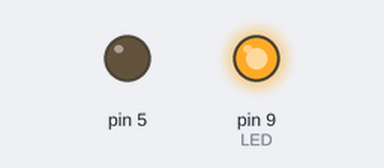
The sketch below on a simulated Arduino Uno, built with avr-gcc and run on an emulated ATmega328P. Parts: output pins drawn as LEDs (lit = HIGH). Storage starts empty; what the sketch prints to the serial monitor is not drawn.

Above: at 0.1 s.
Timing chart, 0 to 1.7 s (numbered marks = the images above):
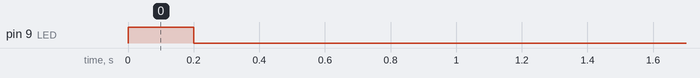

The sketch:

android_arduino_8266_prueba_deep_sleep.ino
```cpp
#include <SPI.h>
#include "SdFat.h"

// SD chip select pin
const uint8_t chipSelect = 10;
// file system
SdFat SD;
// test file
SdFile file;

#define LED             9
#define PULSADOR1       2

byte val1;
char str3[] = "archivo.txt";
unsigned long previousMillis = 0;

boolean enviar = false;

int cuenta = 0;
byte inByte;

char pass1[]="pepepepe";
char pass2[]="titotito";
char pass3[]="juanjuan";

void setup() {
  Serial.begin(115200);

  pinMode(LED,OUTPUT);
  pinMode(5, OUTPUT);
  pinMode(PULSADOR1,INPUT_PULLUP );

  digitalWrite(LED,HIGH);
  delay(200);
  digitalWrite(LED,LOW);

  digitalWrite(5,HIGH);
  delay(2);
  if (!SD.begin(chipSelect, SD_SCK_MHZ(50))) {
     digitalWrite(LED,HIGH);
  }

  //mySerial.println(F("Encendido"));

  // establecer seteos del módulo
  Serial.println(F("AT+CWMODE=3"));
  delay(500);
  Serial.println(F("AT+CWDHCP=2,1"));
  delay(500);
  Serial.println(F("AT+CIPMUX=1"));
  delay(500);
  Serial.print(F("AT+CWSAP="));
  Serial.write(34);
  Serial.print(F("linac"));
  Serial.write(34);    //comilla
  Serial.write(44);   //coma
  Serial.write(34);    //comilla
  Serial.print(pass1);        // esta es una de las contraseñas (MÍNIMO 8 CARACTERES!!!!), declaradas al principio
  Serial.write(34);    //comilla
  Serial.write(44);   //coma
  Serial.println(F("5,3"));
  delay(2000);
  Serial.println(F("ATE0"));  //deshabilita el eco local
  delay(500);


  // para probar consumo en modo deep-sleep
  Serial.println(F("AT+GSLP=10000"));


//while(1)
//  {
//    Serial.println(F("AT+CWLIF"));
//    delay(2000);
//  }

}

void loop() {


}
```
